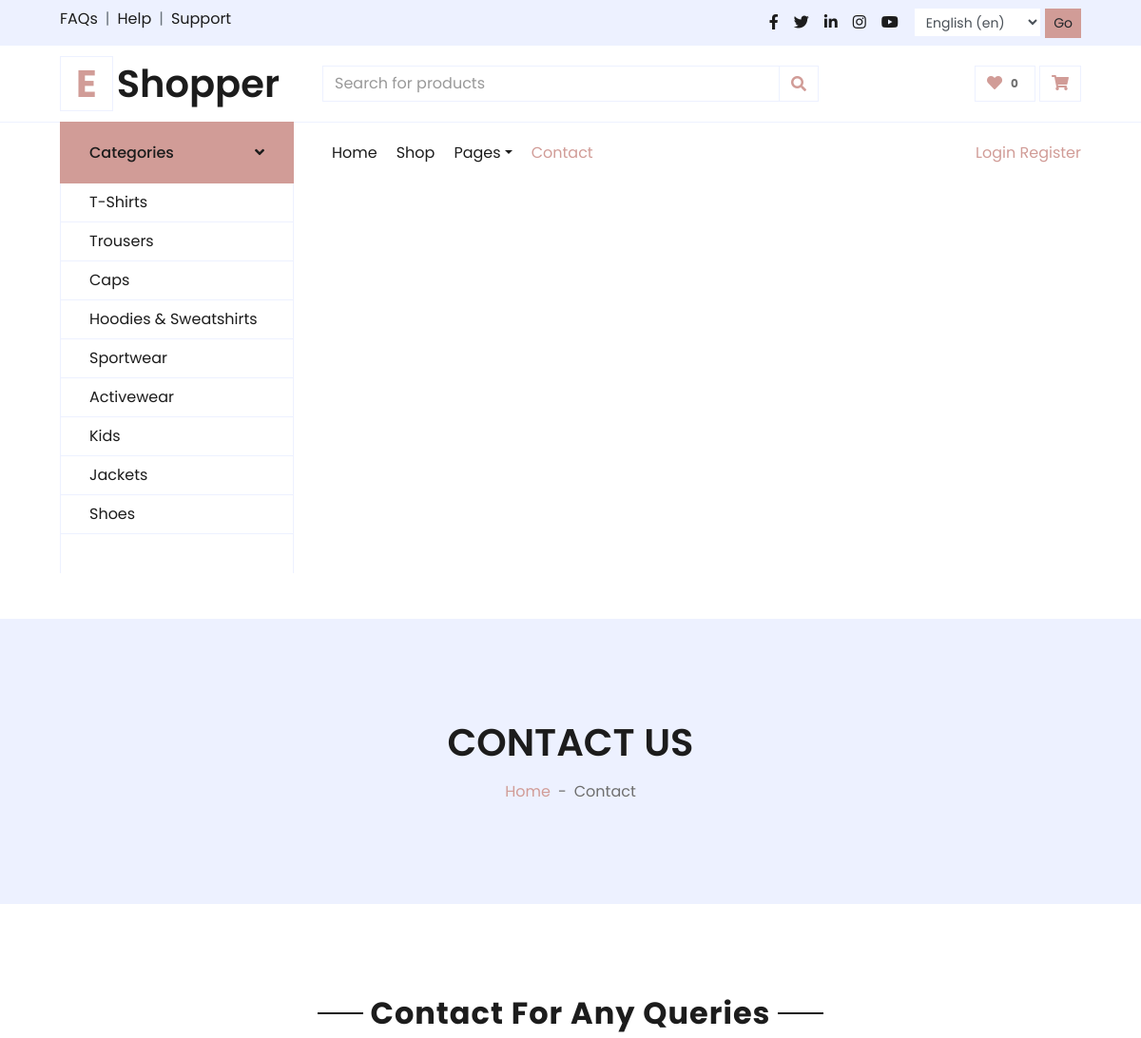
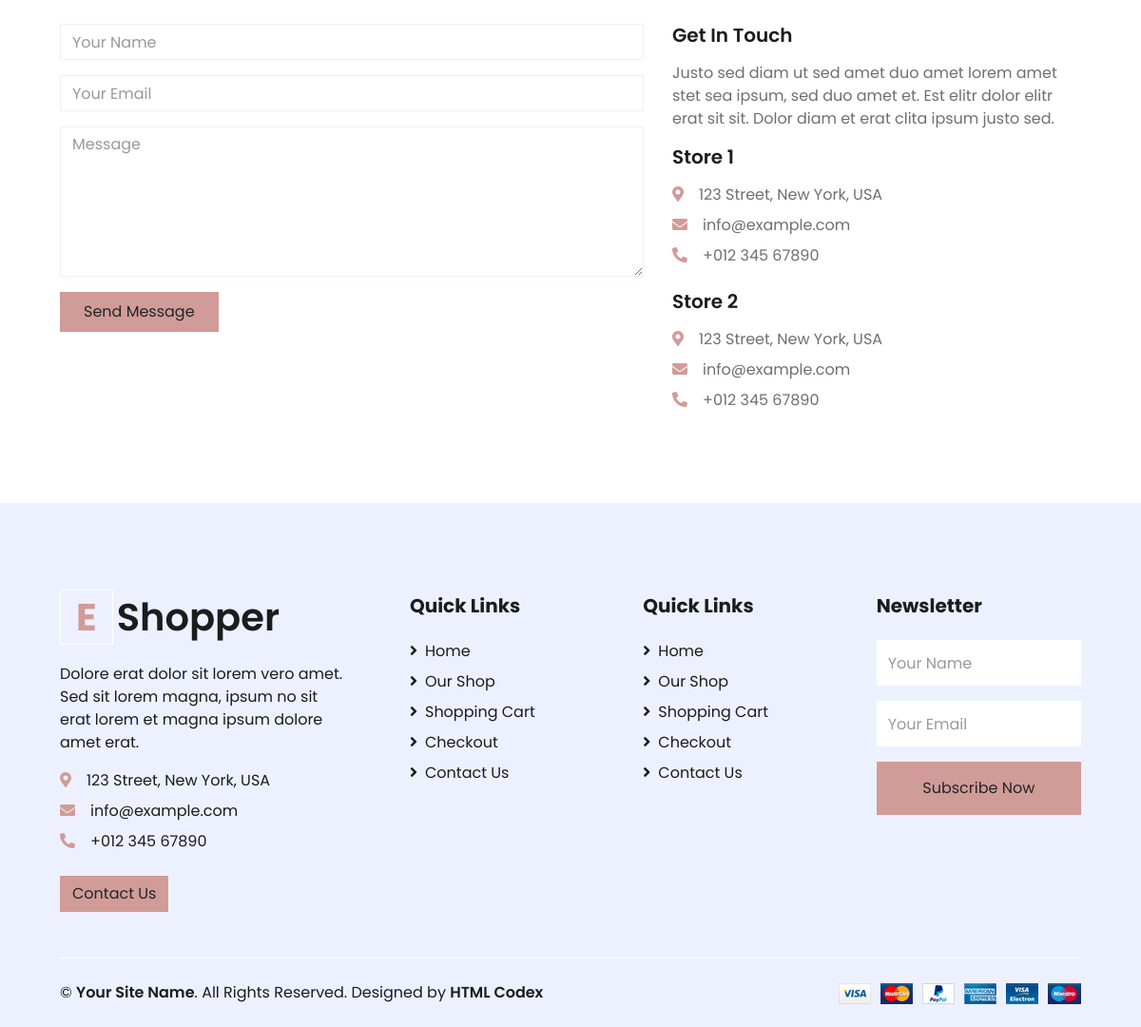
The app's page /en/contact/ with its own data (2 pictures, top to bottom).
### main/models.py (models this page shows, shortened)
class Category(models.Model):
    name = models.CharField('Category name', max_length=60)

class Info(models.Model):
    text = models.TextField('Info text')
    address = models.TextField(max_length=60)
    phone = models.CharField(max_length=60)
    email = models.EmailField()

### main/views.py (the view)
# urls.py: path('contact/', views.contact, name='contact'),
def contact(request):
    if request.method == 'POST':
        name = request.POST.get('name')
        email = request.POST.get('email')
        message = request.POST.get('message')
        Contact.objects.create(name=name, email=email, text=message)
        return redirect('contact')
    info = Info.objects.first()
    category_list = Category.objects.all()
    cart_list = Cart.objects.filter(user=request.user) if request.user.is_authenticated else []
    cart_list_count = get_items_count_in_cart(request.user)[0]
    return render(request, 'contact.html', context={
        'nav_item': 'contact',
        'category_list': category_list,
        'cart_list_count':cart_list_count,
        'cart_list': cart_list,
        'info': info
    })

### main/views.py (called while the page is built)
def get_items_count_in_cart(user=None):
    count_sum = 0
    price_sum = 0
    if user and user.is_authenticated:
        cart_items = Cart.objects.filter(user=user)
    else:
        cart_items = Cart.objects.none()
    for item in cart_items:
        count_sum += item.count
        price_sum += item.total_price
    return [count_sum, price_sum]

### main/templates/contact.html (shortened to what this page needs)
{% extends 'base.html' %}
{% block body %}
    <div class="container-fluid bg-secondary mb-5">
        <div class="d-flex flex-column align-items-center justify-content-center" style="min-height: 300px">
            <h1 class="font-weight-semi-bold text-uppercase mb-3">Contact Us</h1>
            <div class="d-inline-flex">
                <p class="m-0"><a href="{% url 'index' %}">Home</a></p>
                <p class="m-0 px-2">-</p>
                <p class="m-0">Contact</p>
            </div>
        </div>
    </div>
    <div class="container-fluid pt-5">
        <div class="text-center mb-4">
            <h2 class="section-title px-5"><span class="px-2">Contact For Any Queries</span></h2>
        </div>
        <div class="row px-xl-5">
            <div class="col-lg-7 mb-5">
                <div class="contact-form">
                    <form name="sentMessage" id="contactForm" novalidate="novalidate" method="post">
                        <div class="control-group">
                            <input type="text" class="form-control" id="name" placeholder="Your Name"
                                required="required" data-validation-required-message="Please enter your name" />
                        </div>
                        <div class="control-group">
                            <input type="email" class="form-control" id="email" placeholder="Your Email"
                                required="required" data-validation-required-message="Please enter your email" />
                        </div>
                        <div class="control-group">
                            <textarea class="form-control" rows="6" id="message" placeholder="Message"
                                required="required"
                                data-validation-required-message="Please enter your message"></textarea>
                        </div>
                        <div>
                            <button class="btn btn-primary py-2 px-4" type="submit" id="sendMessageButton">Send
                                Message</button>
                        </div>
                    </form>
                </div>
            </div>
            <div class="col-lg-5 mb-5">
                <h5 class="font-weight-semi-bold mb-3">Get In Touch</h5>
                <p>Justo sed diam ut sed amet duo amet lorem amet stet sea ipsum, sed duo amet et. Est elitr dolor elitr erat sit sit. Dolor diam et erat clita ipsum justo sed.</p>
                <div class="d-flex flex-column mb-3">
                    <h5 class="font-weight-semi-bold mb-3">Store 1</h5>
                    <p class="mb-2"><i class="fa fa-map-marker-alt text-primary mr-3"></i>123 Street, New York, USA</p>
                    <p class="mb-2"><i class="fa fa-envelope text-primary mr-3"></i>info@example.com</p>
                    <p class="mb-2"><i class="fa fa-phone-alt text-primary mr-3"></i>+012 345 67890</p>
                </div>
                <div class="d-flex flex-column">
                    <h5 class="font-weight-semi-bold mb-3">Store 2</h5>
                    <p class="mb-2"><i class="fa fa-map-marker-alt text-primary mr-3"></i>123 Street, New York, USA</p>
                    <p class="mb-2"><i class="fa fa-envelope text-primary mr-3"></i>info@example.com</p>
                    <p class="mb-0"><i class="fa fa-phone-alt text-primary mr-3"></i>+012 345 67890</p>
                </div>
            </div>
        </div>
    </div>
{% endblock %}

### main/templates/base.html (shortened to what this page needs)
{% load i18n %}
{% load static %}
<!DOCTYPE html>
<html lang="en">
<head>
    <link href="https://cdnjs.cloudflare.com/ajax/libs/font-awesome/5.10.0/css/all.min.css" rel="stylesheet">
    <link href="{% static 'lib/owlcarousel/assets/owl.carousel.min.css' %}" rel="stylesheet">
    <link href="{% static 'css/style.css' %}" rel="stylesheet">
</head>
<body>
<div class="container-fluid">
    <div class="row bg-secondary py-2 px-xl-5">
        <div class="col-lg-6 d-none d-lg-block">
            <div class="d-inline-flex align-items-center">
                <a class="text-dark" href="{% url 'contact' %}">FAQs</a>
                <span class="text-muted px-2">|</span>
                <a class="text-dark" href="{% url 'contact' %}">Help</a>
                <span class="text-muted px-2">|</span>
                <a class="text-dark" href="{% url 'contact' %}">Support</a>
            </div>
        </div>
        <div class="col-lg-6 text-center text-lg-right">
            <div class="d-inline-flex align-items-center">
                <a class="text-dark px-2" href="https://www.facebook.com/?locale=ru_RU">
                    <i class="fab fa-facebook-f"></i>
                </a>
                <a class="text-dark px-2" href="https://x.com/">
                    <i class="fab fa-twitter"></i>
                </a>
                <a class="text-dark px-2" href="https://www.linkedin.com/">
                    <i class="fab fa-linkedin-in"></i>
                </a>
                <a class="text-dark px-2" href="https://www.instagram.com/">
                    <i class="fab fa-instagram"></i>
                </a>
                <a class="text-dark pl-2" href="https://www.youtube.com/">
                    <i class="fab fa-youtube"></i>
                </a>
                <form action="{% url 'set_language' %}" method="post" class="ml-3">{% csrf_token %}
                    <select name="language" class="form-control form-control-sm d-inline-block w-auto">
                        {% get_current_language as LANGUAGE_CODE %}
                        {% get_available_languages as LANGUAGES %}
                        {% get_language_info_list for LANGUAGES as languages %}
                        {% for language in languages %}
                        <option value="{{ language.code }}"{% if language.code == LANGUAGE_CODE %} selected{% endif %}>
                            {{ language.name_local }} ({{ language.code }})
                        </option>
                        {% endfor %}
                    </select>
                    <input type="submit" value="Go" class="btn btn-sm btn-primary">
                </form>
            </div>
        </div>
    </div>
    <div class="row align-items-center py-3 px-xl-5">
        <div class="col-lg-3 d-none d-lg-block">
            <a href="" class="text-decoration-none">
                <h1  class="m-0 display-5 font-weight-semi-bold"><span class="text-primary font-weight-bold border px-3 mr-1">E</span>Shopper</h1>
            </a>
        </div>
        <div class="col-lg-6 col-6 text-left">
            <form action="{% url 'shop' %}" method="GET">
                <div class="input-group">
                    <input type="text" class="form-control" name="search" placeholder="Search for products" value="{{ request.GET.search }}">
                    <div class="input-group-append">
                        <button type="submit" class="input-group-text bg-transparent text-primary">
                            <i class="fa fa-search"></i>
                        </button>
                    </div>
                </div>
            </form>
        </div>
        <div class="col-lg-3 col-6 text-right">
            <a href="" class="btn border">
                <i class="fas fa-heart text-primary"></i>
                <span class="badge">0</span>
            </a>
            <a href="{% url 'cart' %}" class="btn border">
                <i class="fas fa-shopping-cart text-primary"></i>
            </a>
        </div>
    </div>
</div>
    <div class="container-fluid mb-5">
        <div class="row border-top px-xl-5">
            <div class="col-lg-3 d-none d-lg-block">
                <a class="btn shadow-none d-flex align-items-center justify-content-between bg-primary text-white w-100" data-toggle="collapse" href="#navbar-vertical" style="height: 65px; margin-top: -1px; padding: 0 30px;">
                    <h6 class="m-0">Categories</h6>
                    <i class="fa fa-angle-down text-dark"></i>
                </a>
                <nav class="collapse show navbar navbar-vertical navbar-light align-items-start p-0 border border-top-0 border-bottom-0" id="navbar-vertical">
                    <div class="navbar-nav w-100 overflow-hidden" style="height: 410px">
                        {% for i in category_list %}
                            <a href="{% url 'shop_filter' i.id %}" class="nav-item nav-link">{{ i.name }}</a>
                        {% endfor %}
                </nav>
            </div>
            <div class="col-lg-9">
                <nav class="navbar navbar-expand-lg bg-light navbar-light py-3 py-lg-0 px-0">
                    <div class="collapse navbar-collapse justify-content-between" id="navbarCollapse">
                        <div class="navbar-nav mr-auto py-0">
                            <a href="{% url 'index' %}" class="nav-item nav-link {% if nav_item == 'index' %}active{% endif %}">Home</a>
                            <a href="{% url 'shop' %}" class="nav-item nav-link {% if nav_item == 'shop' %}active{% endif %}">Shop</a>
                            <div class="nav-item dropdown">
                                <a href="#" class="nav-link dropdown-toggle {% if nav_item == 'cart' or nav_item == 'checkout' %}active{% endif %}" data-toggle="dropdown">Pages</a>
                            </div>
                            <a href="{% url 'contact' %}" class="nav-item nav-link {% if nav_item == 'contact' %}active{% endif %}">Contact</a>
                        </div>
                        <div class="auth-links">
                            <a href="{% url 'login' %}" class="login-btn">Login</a>
                            <a href="{% url 'register' %}" class="register-btn">Register</a>
                        </div>
                    </div>
                </nav>
            </div>
        </div>
    </div>
    {% block body %}{% endblock %}
    <div class="container-fluid bg-secondary text-dark mt-5 pt-5">
        <div class="row px-xl-5 pt-5">
            <div class="col-lg-4 col-md-12 mb-5 pr-3 pr-xl-5">
                <a href="" class="text-decoration-none">
                    <h1 class="mb-4 display-5 font-weight-semi-bold">
                        <span class="text-primary font-weight-bold border border-white px-3 mr-1">E</span>Shopper
                    </h1>
                </a>
                <p>{{ info.text }}</p>
                <p  class="mb-2"><i class="fa fa-map-marker-alt text-primary mr-3"></i>{{ info.address }}</p>
                <p class="mb-2"><i class="fa fa-envelope text-primary mr-3"></i>{{ info.email }}</p>
                <p class="mb-2"><i class="fa fa-phone-alt text-primary mr-3"></i>{{ info.phone }}</p>
                <a href="{% url 'contact' %}" class="btn btn-primary mt-3">Contact Us</a>
            </div>
            <div class="col-lg-8 col-md-12">
                <div class="row">
                    <div class="col-md-4 mb-5">
                        <h5 class="font-weight-bold text-dark mb-4">Quick Links</h5>
                        <div class="d-flex flex-column justify-content-start">
                            <a class="text-dark mb-2" href="{% url 'index' %}"><i class="fa fa-angle-right mr-2"></i>Home</a>
                            <a class="text-dark mb-2" href="{% url 'shop' %}"><i class="fa fa-angle-right mr-2"></i>Our Shop</a>
                            <a class="text-dark mb-2" href="{% url 'cart' %}"><i class="fa fa-angle-right mr-2"></i>Shopping Cart</a>
                            <a class="text-dark mb-2" href="{% url 'checkout' %}"><i class="fa fa-angle-right mr-2"></i>Checkout</a>
                            <a class="text-dark" href="{% url 'contact' %}"><i class="fa fa-angle-right mr-2"></i>Contact Us</a>
                        </div>
                    </div>
                    <div class="col-md-4 mb-5">
                        <h5 class="font-weight-bold text-dark mb-4">Quick Links</h5>
                        <div class="d-flex flex-column justify-content-start">
                            <a class="text-dark mb-2" href="{% url 'index' %}"><i class="fa fa-angle-right mr-2"></i>Home</a>
                            <a class="text-dark mb-2" href="{% url 'shop' %}"><i class="fa fa-angle-right mr-2"></i>Our Shop</a>
                            <a class="text-dark mb-2" href="{% url 'cart' %}"><i class="fa fa-angle-right mr-2"></i>Shopping Cart</a>
                            <a class="text-dark mb-2" href="{% url 'checkout' %}"><i class="fa fa-angle-right mr-2"></i>Checkout</a>
                            <a class="text-dark" href="{% url 'contact' %}"><i class="fa fa-angle-right mr-2"></i>Contact Us</a>
                        </div>
                    </div>
                    <div class="col-md-4 mb-5">
                        <h5 class="font-weight-bold text-dark mb-4">Newsletter</h5>
                        <form action="">
                            <div class="form-group">
                                <input type="text" class="form-control border-0 py-4" placeholder="Your Name" required="required" />
                            </div>
                            <div class="form-group">
                                <input type="email" class="form-control border-0 py-4" placeholder="Your Email"
                                    required="required" />
                            </div>
                            <div>
                                <button class="btn btn-primary btn-block border-0 py-3" type="submit">Subscribe Now</button>
                            </div>
                        </form>
                    </div>
                </div>
            </div>
        </div>
        <div class="row border-top border-light mx-xl-5 py-4">
            <div class="col-md-6 px-xl-0">
                <p class="mb-md-0 text-center text-md-left text-dark">
                    &copy; <a class="text-dark font-weight-semi-bold" href="#">Your Site Name</a>. All Rights Reserved. Designed
                    by
                    <a class="text-dark font-weight-semi-bold" href="https://htmlcodex.com">HTML Codex</a>
                </p>
            </div>
            <div class="col-md-6 px-xl-0 text-center text-md-right">
                <img class="img-fluid" src="img/payments.png" alt="">
            </div>
        </div>
    </div>
</body>
</html>

### records on screen
Category: name "T-Shirts"
Category: name "Trousers"
Category: name "Caps"
Category: name "Hoodies & Sweatshirts"
Category: name "Sportwear"
Category: name "Activewear"
Category: name "Kids"
Category: name "Jackets"
Category: name "Shoes"
Info: text "Dolore erat dolor sit lorem vero amet. Sed sit lorem magna, ipsum no sit erat lorem et magna ipsum dolore amet erat.", address "123 Street, New York, USA", email "info@example.com", phone "+012 345 67890"

### other values on screen
form field language "English (en)"
